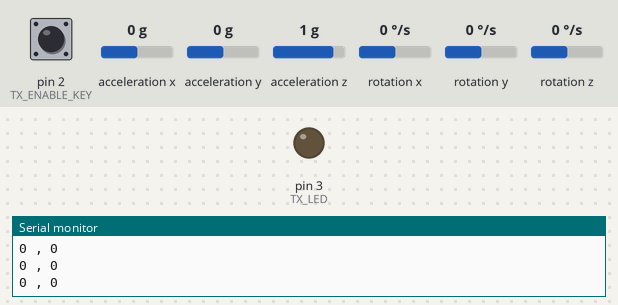
The sketch below on a simulated Arduino Uno, built with avr-gcc and run on an emulated ATmega328P. Parts: output pins drawn as LEDs (lit = HIGH), the last lines printed to the serial monitor. The inputs (shaded band) are chosen by the test bench; at power-on: pin 2 (TX_ENABLE_KEY) HIGH, acceleration x 0 g, acceleration y 0 g, acceleration z 1 g, rotation x 0 °/s, rotation y 0 °/s, rotation z 0 °/s. No radio packets arrive unless stated.

Above: at 1.2 s.
1.3 s: pin 2 (TX_ENABLE_KEY) pulled LOW for 0.15 s
At 2.7 s:
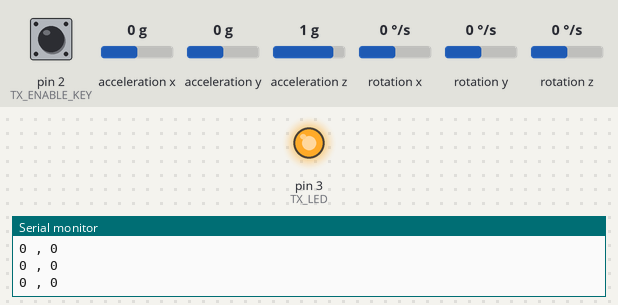
4.8 s: pin 2 (TX_ENABLE_KEY) pulled LOW for 1 s
At 5.9 s:
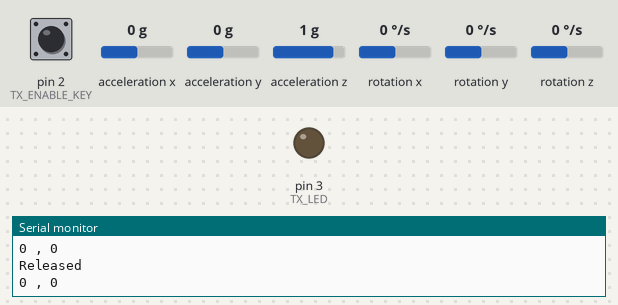
7.3 s: pin 2 (TX_ENABLE_KEY) pulled LOW for 3.2 s
At 7.8 s:
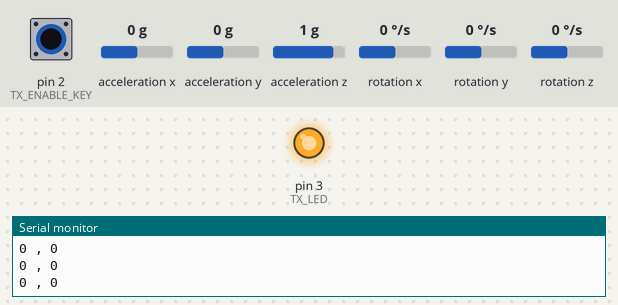
Timing chart, 0 to 10.3 s (numbered marks = the images above; inputs shaded):
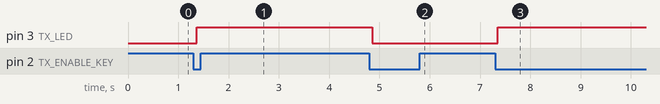

The sketch:

gesture_transmitter_code.ino
```cpp
#include <SPI.h>
#include <nRF24L01.h>
#include <RF24.h>
#include "Wire.h"
#include "MPU6050.h"

#define CSN  8
#define CE 7


RF24 radio(CE, CSN);
MPU6050 accelgyro;

int16_t ax, ay, az;
int16_t gx, gy, gz;
#define TX_ENABLE_KEY     2
#define TX_LED            3

const byte Address[6] = "00001";
int Pot_Val_Y = 0,Pot_Val_X = 0, Up_key = 0, Dn_key = 0, Left_key = 0, Right_key = 0;
unsigned char Tx_command = 0,Speed_index = 0,Tx_Enable_Flag = 0,TX_Key_Pressed = 0;
unsigned char Tx_Array[2];


void setup() {
  Serial.begin(115200);
  pinMode(TX_ENABLE_KEY, INPUT_PULLUP);
  pinMode(TX_LED, OUTPUT);

  radio.begin();
  radio.openWritingPipe(Address);
  radio.setPALevel(RF24_PA_MAX);
  radio.stopListening();
  radio.write(&Tx_command, sizeof(Tx_command));

  Wire.begin();
  Serial.println("Initializing I2C devices...");
  accelgyro.initialize();

  // verify connection
  Serial.println("Testing device connections...");
  Serial.println(accelgyro.testConnection() ? "MPU6050 connection successful" : "MPU6050 connection failed");

  Tx_Array[0] = 0;
  Tx_Array[1] = 0;

}

void loop()
{
  accelgyro.getMotion6(&ax, &ay, &az, &gx, &gy, &gz);

  if(!(PIND & 0x04)&&(TX_Key_Pressed==0))
  {
      TX_Key_Pressed = 1;
      if(Tx_Enable_Flag==0)
      {
        Tx_Enable_Flag = 1;
        PORTD |= 0x08;
      }
      else
      {
        Tx_Enable_Flag = 0;
        PORTD &= 0xF7;
      }
      Serial.println("Pressed");
  }
  else if((PIND & 0x04)&&(TX_Key_Pressed==1))
  {
    TX_Key_Pressed = 0;
    Serial.println("Released");
  }

  if((ay<=-4000)||((ay>=4000)))
  {
    if((ax>=-4000)||((ax<=4000)))
    {
      Serial.print("B , ");
      if((ay<=-4000))
      {

          Tx_command = 1;
          Speed_index = (ay + 4000)/-2000 + 1;
          if(Speed_index>5)
          {
            Speed_index = 5;
          }
      }

      if((ay>=4000))
      {

          Tx_command = 2;
          Speed_index = (ay - 4000)/2000 + 1;
          if(Speed_index>5)
          {
            Speed_index = 5;
          }
      }
    }
    else
    {

        Tx_command = 0;
        Speed_index = 0;
    }
  }
  else if((ax<=-4000)||((ax>=4000)))
  {
    if((ay>=-4000)||((ay<=4000)))
    {

      if((ax<=-4000))
      {

          Tx_command = 4;
          Speed_index = (ax + 4000)/-2000 + 1;
          if(Speed_index>5)
          {
            Speed_index = 5;
          }
      }

      if((ax>=4000))
      {

          Tx_command = 3;
          Speed_index = (ax - 4000)/2000 + 1;
          if(Speed_index>5)
          {
            Speed_index = 5;
          }
      }
    }
    else
    {

        Tx_command = 0;
        Speed_index = 0;
    }
  }
  else
  {

      Tx_command = 0;
      Speed_index = 0;
  }
  Serial.print(Tx_command);
  Serial.print(" , ");
  Serial.println(Speed_index);
  if(Tx_Enable_Flag)
  {
    Tx_Array[0] = Tx_command;
    Tx_Array[1] = Speed_index;
    radio.write(&Tx_Array, 2);
  }
  delay(100);
}
```

Measured:
- after the input at 1.3 s, pin 3 (TX_LED): LOW → HIGH after 0.07 s
- after the input at 4.8 s, pin 3 (TX_LED): HIGH → LOW after 0.05 s
- after the input at 7.3 s, pin 3 (TX_LED): LOW → HIGH after 0.05 s
